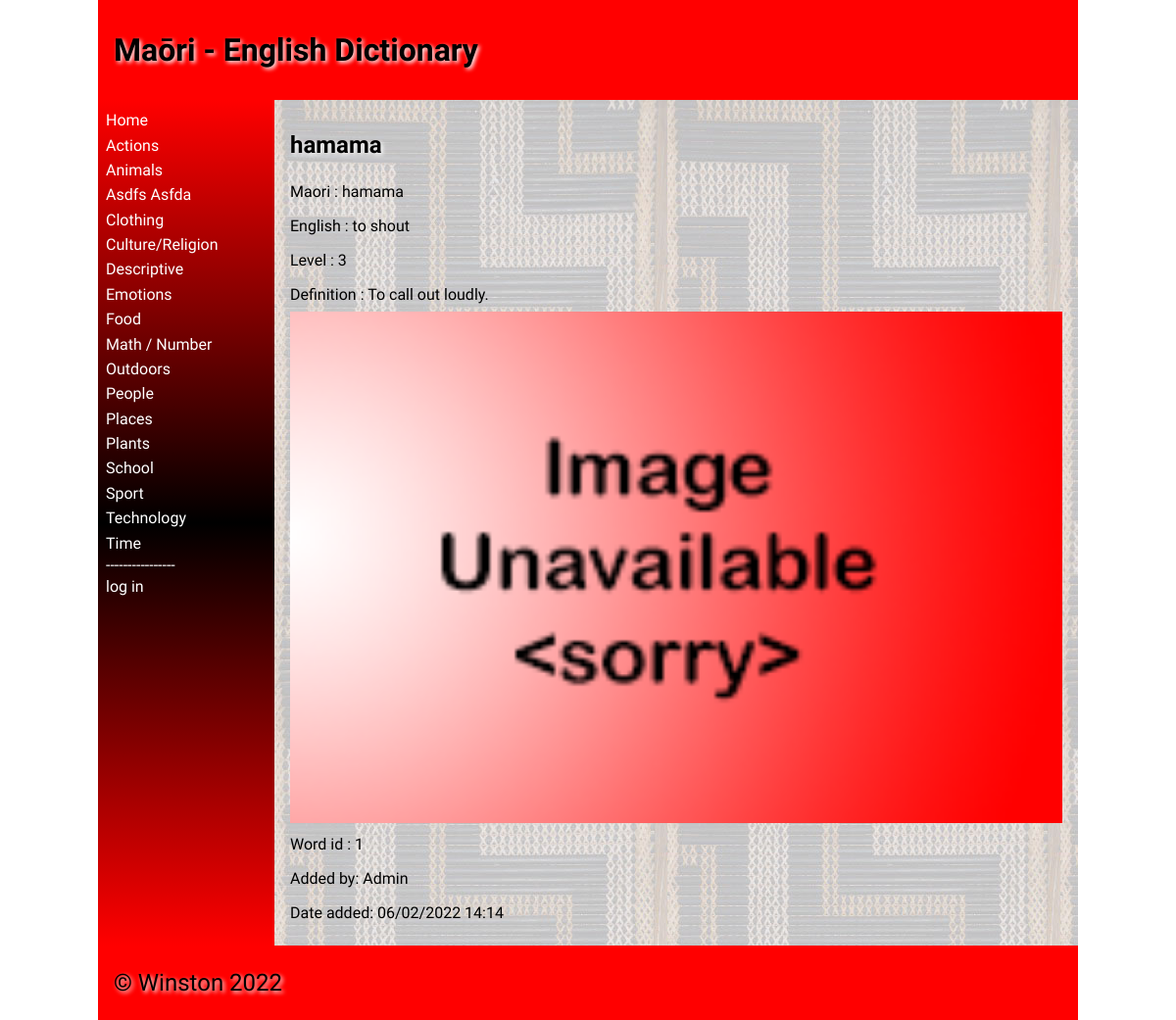
The page /word/1 on the database as committed earlier.
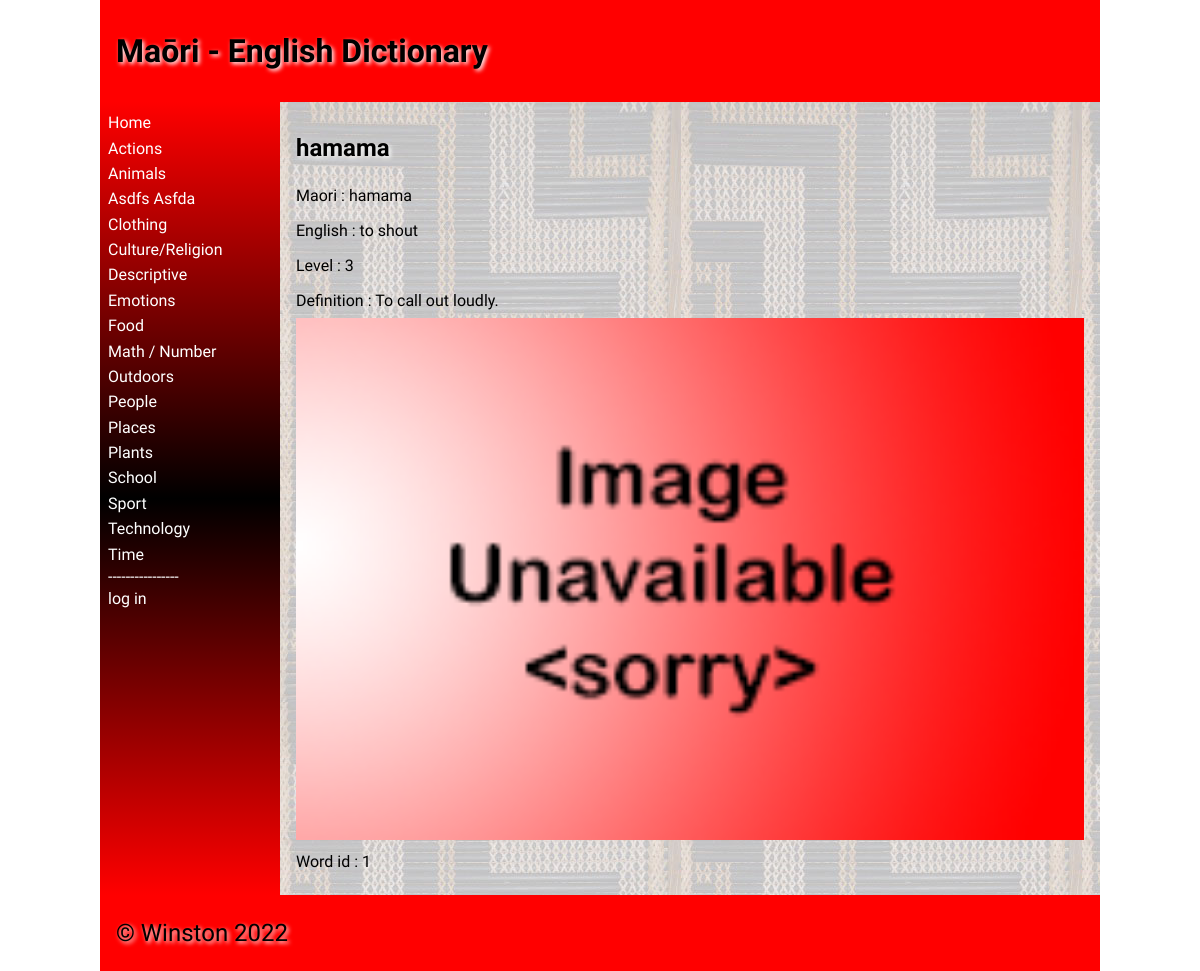
The same page on the database as committed later.
### tables this page shows
CREATE TABLE category
(
	id integer
		constraint category_pk
			primary key autoincrement,
	category varchar(30)
);

CREATE TABLE "wordbank"
(
    id             integer
        constraint wordbank_pk
            primary key autoincrement,
    maori          varchar(30),
    english        varchar(30),
    categories     integer
        references category
            on delete cascade,
    definition     varchar(200),
    level          integer,
    image          varchar(30),
    date           datetime,
    user           integer
        references login,
    last_modify_by int
        references login,
    editted_date   datetime
);

CREATE TABLE "login"
(
    id        integer
        constraint login_pk
            primary key autoincrement,
    firstname varchar(30),
    lastname  varchar(30),
    email     varchar(200),
    password  char(100),
    admin     int
);

### app.py (the view, shortened to what this page needs)
@app.route('/word/<word_id>', methods=['POST', 'GET'])
def word_page(word_id):  # rendering the word pages
    error = request.args.get('error')  # gets error data from url
    confirmation = str(request.args.get('confirmation'))  # gets confirmation data from url
    wordbank = wordbank_list()
    try:   # checks if there is a word page
        word_id = int(word_id)
    except ValueError:  # returns them to home if there isn't
        print("{} is not an integer".format(word_id))
        return redirect("/")
    if real_page(wordbank_list(), word_id, 0):  # checks if it is a real page
        return redirect('/')
    for word in wordbank:  # finds the word's category id
        if word[0] == word_id:
            category_id = word[3]
    if error is None:
        error = ""
    return render_template("word.html", wordlist=wordbank_list(), categories=categories(), word_id=word_id,
                           logged_in=is_logged_in(), username=username(), confirmation=confirmation,
                           is_admin=is_admin(), error=error, category_id=category_id)

### app.py (called while the page is built)
def create_connection(db_file):  # creates the general function to connect to the database
    try:
        connection = sqlite3.connect(db_file)
        connection.execute('pragma foreign_keys=ON')
        return connection
    except Error as error:
        print(error)
    return None

def is_logged_in():  # creates the function to show if someone is logged in
    if session.get('email') is None:
        print("not logged in ")
        return False
    else:
        print("logged in")
        return True

def is_admin():  # creates the function to show if someone has admin rights
    if session.get('admin') != 1:
        print("denied")
        return False
    else:
        return True

def categories():  # queries category and id columns into a list
    con = create_connection(DATABASE)
    query = "SELECT category,id FROM category ORDER BY category ASC"
    cur = con.cursor()
    cur.execute(query)
    category_list = cur.fetchall()
    con.close()
    return category_list

def username():  # queries id,firstname and lastname columns into a list
    con = create_connection(DATABASE)
    query = "SELECT id,firstname,lastname FROM login"
    cur = con.cursor()
    cur.execute(query)
    username = cur.fetchall()
    print(username)
    con.close()
    return username

def wordbank_list():  # queries all the columns into a list
    con = create_connection(DATABASE)
    query = "SELECT * FROM wordbank ORDER BY maori ASC"
    cur = con.cursor()
    cur.execute(query, )
    wordbank_list = cur.fetchall()
    con.close()
    return wordbank_list

def real_page(list, id, id_postsition):  # checks if the page is a real page
    for i in list:
        if i[id_postsition] == id:
            break
    else:
        return True

### templates/word.html (shortened to what this page needs)
{% extends 'base.html' %}
{% block heading %}Maōri - English Dictionary{% endblock %}
{% block main %}
    {% for wordbank in wordlist %}
            {%  if wordbank[0] == word_id %}
                <h2>{{ wordbank[1] }}</h2>
            {% endif %}
    {% endfor %}
    <div>
        {% for wordbank in wordlist %}
            {%  if wordbank[0] == word_id %}
                <p> Maori : {{ wordbank[1] }}</p>
                <p> English : {{ wordbank[2] }}</p>
                <p> Level : {{ wordbank[5] }}</p>
                <p> Definition : {{ wordbank[4] }}</p>
                <img src = "/static/images/{{ wordbank[6] }}">
                <p> Word id : {{ wordbank[0] }}</p>
                {% for user_index in username %}
                    {%  if user_index[0] == wordbank[8] %}
                        <p> Added by: {{ user_index[1]}} {{ user_index[2] }} </p>
                        <p> Date added: {{ wordbank[7] }}</p>
                    {% endif %}
                {% endfor %}
    </div>
            {% endif %}
        {% endfor %}
{% endblock %}

### templates/base.html (shortened to what this page needs)
<!doctype html>
<html lang="en">
<head>
	<link href="{{ url_for('static', filename='css/style.css') }}" rel="stylesheet">
</head>
<body>
	<div id="container">
		<header>
			<h1>{% block heading %}{% endblock %}</h1>
		</header>
		<nav>
			<ul>
                <li><a href="\">Home</a></li>
                {% for category in categories %}
                    <li><a href="/category/{{ category[1] }}">{{ category[0] }}</a></li>
                {% endfor %}
                <div class = 'seperator'> ---------------- </div>
                {% if logged_in %}
                     <li><a href = "/logout">log out</a></li>
                {% else %}
                    <li><a href = "/login">log in</a></li>
                {% endif %}
			</ul>
		</nav>
		<main>
            {% block main%}{% endblock %}
        </main>
		<footer>
			<p>
				&copy; Winston 2022
			</p>
		</footer>
	</div>
</body>
</html>

### static/css/style.css (style rules this page uses)
* { font-family: Comfortaa, sans-serif; margin: 0; padding: 0; box-sizing: border-box; }
#container { display: grid; grid-template-columns: 75px auto; grid-template-areas: 'nav header' 'main main' 'footer footer'; }
.seperator { color: white; }
header { grid-area: header; background-color: #f00; padding: 1rem; }
nav { grid-area: nav; }
main { grid-area: main; padding: 1rem; background-color: #edd; }
h1, h2, h3, h4 { padding: 1rem 0; font-family: 'Suez One', serif; color: #000; text-shadow: 2px 2px 4px #fff; }
p { padding: 0.5rem 0; }
a { color: #222; }
img { width: 100%; }
footer { grid-area: footer; padding: 1rem; background-color: #f00; }
footer p { color: #000; text-shadow: 2px 2px 4px #fff; font-size: 1.5rem; }
@media only screen and (min-width: 768px) { #container { grid-template-columns: 180px auto; grid-template-areas: 'header header' 'nav main' 'footer footer'; } }
@media only screen and (min-width: 768px) { nav { background: linear-gradient(180deg, rgba(255,0,0,1) 0%, rgba(0, 0, 0, 1) 50%, rgba(255,0,0,1) 100%); padding: 0.5rem; } }
@media only screen and (min-width: 768px) { nav ul { list-style: none; } }
@media only screen and (min-width: 768px) { nav li { padding: 0.2rem 0; } }
@media only screen and (min-width: 768px) { nav a { color: #fff; text-decoration: none; } }
@media only screen and (min-width: 768px) { main { background-image: url("../images/poutama.jpg"); } }
@media only screen and (min-width: 1000px) { #container { width: 1000px; margin: auto; } }

Rows that differ between the two databases and show on the page:
removed login: firstname "Admin", {{ wordbank[7] }} "06/02/2022 14:14"
